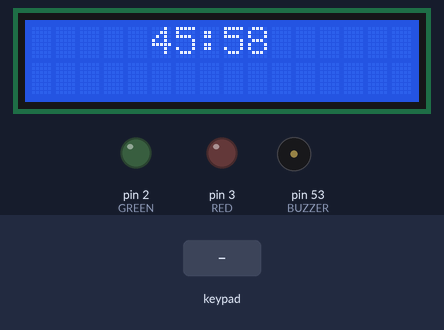
Simulated run of this sketch. Board: Arduino Mega 2560, built with avr-gcc and run on an emulated ATmega2560. Shown: 16×2 character LCD, output pins drawn as LEDs (lit = HIGH), buzzer (waves = sounding, pin HIGH). The test bench sets the inputs (shaded band).

Above: at 1.6 s.
1.7 s: key '#' pressed
At 2.1 s:
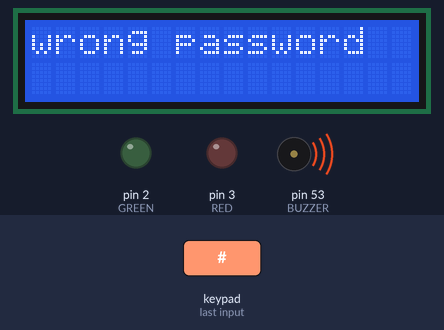
3.2 s: keypad keys 0 9 1 1 # pressed 0.4 s apart
At 6.5 s:
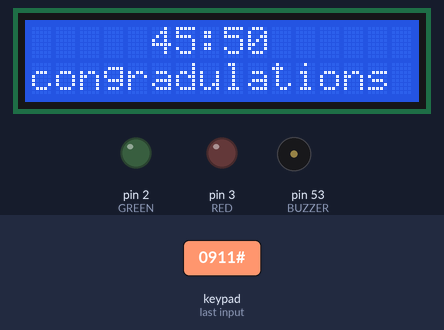
6.7 s: keypad keys 2 2 2 5 2 6 2 9 pressed 0.4 s apart
At 10.7 s:
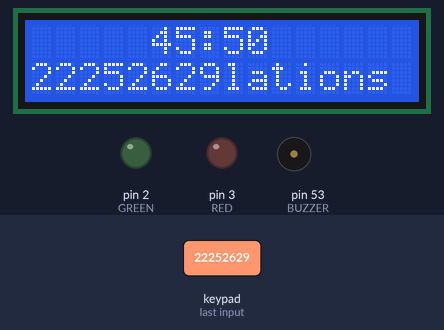
11.4 s: keypad keys 2 2 2 5 2 6 2 9 A pressed 0.4 s apart
At 15.6 s:
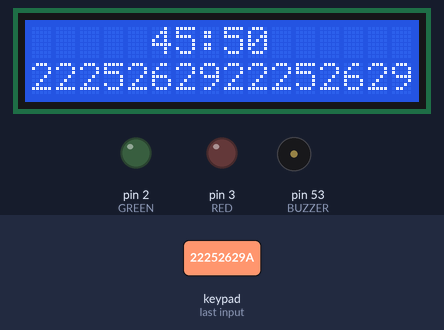
16.5 s: keypad keys 2 2 2 5 2 6 2 9 # pressed 0.4 s apart
At 20.5 s:
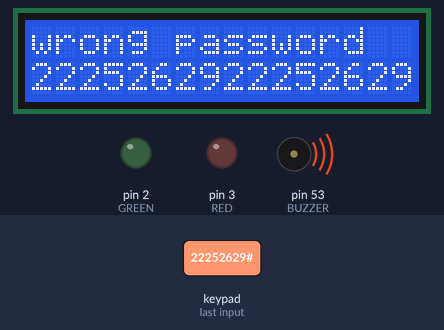
21.6 s: key 'A' pressed
At 22.3 s:
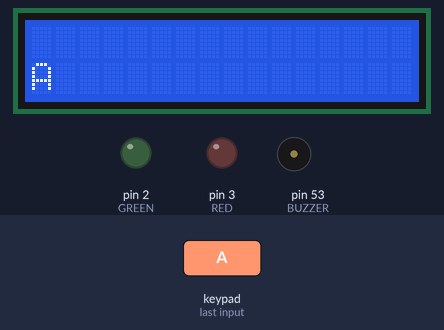
Timing chart, 0 to 24.2 s (numbered marks = the images above; inputs shaded):
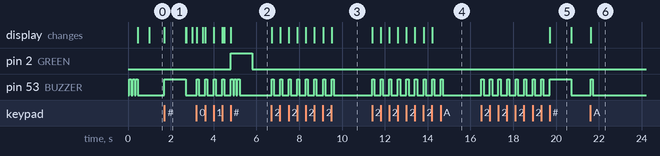

Measured:
- after the input at 1.7 s, pin 53 (BUZZER): LOW → HIGH at once, → LOW 1.0 s later; the display: changes at once (image 1)
- after the input at 3.2 s, pin 2 (GREEN): LOW → HIGH after 1.6 s, → LOW 1.0 s later; pin 53 (BUZZER): LOW → HIGH at once, then repeats every 0.15 s: HIGH 0.10 s, LOW 0.05 s
- after the input at 6.7 s, pin 53 (BUZZER): alternates HIGH for 0.10 s and LOW for 0.30 s, 16 changes in all, then stays LOW, starting at once; the display: first changes at once (image 3 shows a later state)
- after the input at 11.4 s, pin 53 (BUZZER): alternates HIGH for 0.10 s and LOW for 0.30 s, 18 changes in all, then stays LOW, starting at once; the display: first changes at once (image 4 shows a later state)
- after the input at 16.5 s, pin 53 (BUZZER): goes 8 × (HIGH 0.10 s, LOW 0.30 s), HIGH 1.0 s, then LOW, starting at once; the display: changes after 3.2 s (image 5)
- after the input at 21.6 s, pin 53 (BUZZER): LOW → HIGH at once, → LOW 0.10 s later; the display: changes at once (image 6)
- what the display in image 1 shows lasts 1.0 s, from 1.7 s to 2.7 s

The sketch:

bomb.ino
```cpp
#include <LiquidCrystal.h>
#include <Keypad.h>

#define ROWS 4
#define COLS 4
char hexaKeys[ROWS][COLS] = {
  {'1', '2', '3', 'A'},
  {'4', '5', '6', 'B'},
  {'7', '8', '9', 'C'},
  {'*', '0', '#', 'D'}
};
byte rowPins[ROWS] = {22, 25, 26, 29};
byte colPins[COLS] = {30, 33, 34, 37};

Keypad customKeypad = Keypad( makeKeymap(hexaKeys), rowPins, colPins, ROWS, COLS);

#define GREEN 2
#define RED 3
#define BUZZER 53


// initialize the library with the numbers of the interface pins
LiquidCrystal lcd(5, 7, 8, 9, 11, 12);
bool timer = true;
String passcode = "0911";

String enteredCode = "";
int timeInMinutes = 45;
long lastSecond = millis();
int devider = 1000;


void Clear(int line = 0)
{
  lcd.setCursor(0, line);
  lcd.print("                ");
  lcd.setCursor(0, 1);
  lcd.print("                ");
  enteredCode = "";
}


void setup()
{
  // set up the LCD's number of columns and rows:
  lcd.begin(16, 2);
  // Print a message to the LCD.
  pinMode(GREEN, OUTPUT);
  pinMode(RED, OUTPUT);
  pinMode(BUZZER, OUTPUT);
  TrippleBeep(100, 50);
}

void loop()
{
  HandleTimer();
  HandleKey();
}

void HandleTimer()
{
  lcd.setCursor(5, 0);
  int minutes = timeInMinutes - (millis()/(60*devider));
  int seconds = 59 - (millis() / devider) % 60;
  if (timer){
    if (minutes < 10)
    {
      lcd.print('0');
      lcd.print(minutes);
    }
    else
    {
      lcd.print(minutes);
    }
    lcd.print(':');
    if (seconds < 10)
    {
      lcd.print(0);
      lcd.print(seconds);
    }
    else
    {
      lcd.print(seconds);
    }

    if(minutes <= 0 && seconds < 30)
    {
      if (seconds <= 0 || minutes < 0)
      {
        Clear();
        lcd.setCursor(5, 0);
        lcd.print("00:00");
        lcd.setCursor(3,1);
        lcd.print("GAME OVER");
        timer = false;
        delay(1000);
        Beep(3*1000);
        digitalWrite(BUZZER, LOW);
      }
      if(millis() - lastSecond > seconds*32)
      {
        Beep(100);
        lastSecond = millis();
      }
    }
  }
}

void AccessDenied()
{
  lcd.setCursor(0, 0);
  lcd.print("wrong password");
  Beep(1000);
  devider = devider/2;
  Clear();
}

void AccessGranted()
{
  Clear(1);
  lcd.setCursor(0, 1);
  lcd.print("congradulations");
  digitalWrite(GREEN, HIGH);
  TrippleBeep(100, 50);
  delay(600);
  digitalWrite(GREEN, LOW);
  timer = false;
}

void VerifyPassword()
{
    if (enteredCode == passcode)
    {
      AccessGranted();
    }
    else
    {
      AccessDenied();
    }
}

void TrippleBeep(int delayON, int delayOFF)
{
  Beep(delayON);
  delay(delayOFF);
  Beep(delayON);
  delay(delayOFF);
  Beep(delayON);
}


void HandleKey()
{
  // Get current keypad press
  char key = customKeypad.getKey();
  if (key)
  {
    lcd.setCursor(0, 1);

    switch (key)
    {
      case '#':
        VerifyPassword();
        break;
      case '*':
        Clear(1);
        break;
      default:
        HandleKeyCode(key);
        break;
    }
  }
}

void HandleKeyCode(char key)
{
    enteredCode = enteredCode + String(key);
    lcd.print(enteredCode);
    Beep(100);
}

void Beep(int duration)
{
  digitalWrite(BUZZER, HIGH);
  delay(duration);
  digitalWrite(BUZZER, LOW);
}
```
